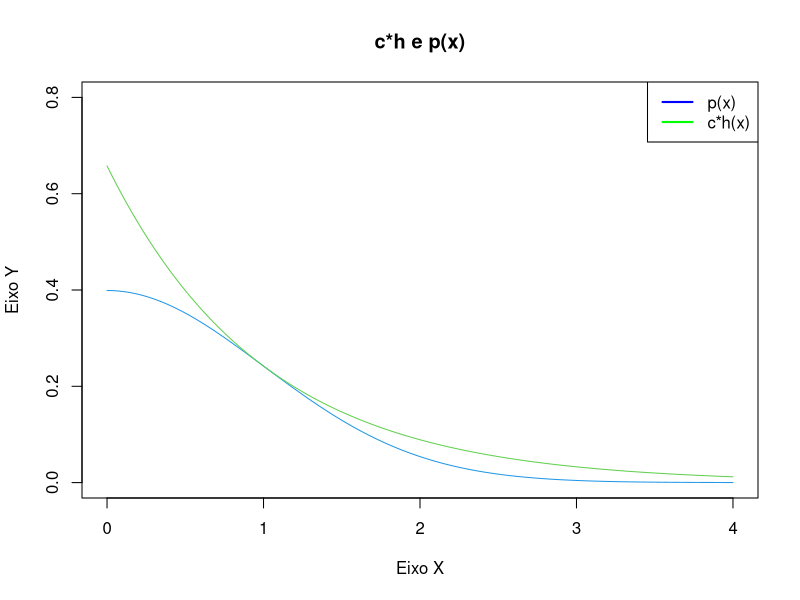

The R script that drew this image:
p <- function(x)
{
  return ((1.0/sqrt(2*pi)) * exp((-x^2)/2))
}

h <- function(x)
{
  return (exp(-x))
}

x <- seq(0, 4, 0.01)
# p(x) <= c*h(x); após c isolado, para o menor c possível: achar o máximo da função
c <- exp(1/2)/sqrt(2*pi)  
y <- seq(0, 4, 0.01)

plot(x,
     p(x),
     type = "l",
     ylim = c(0, 0.8),
     col  = 4,
     main = "c*h e p(x)",
     xlab = "Eixo X",
     ylab = "Eixo Y")

lines(y,
      c*h(y),
      type = "l",
      col = 3)

legend("topright",
       legend = c("p(x)", "c*h(x)"),
       col = c("blue", "green"),
       lwd = 2)
